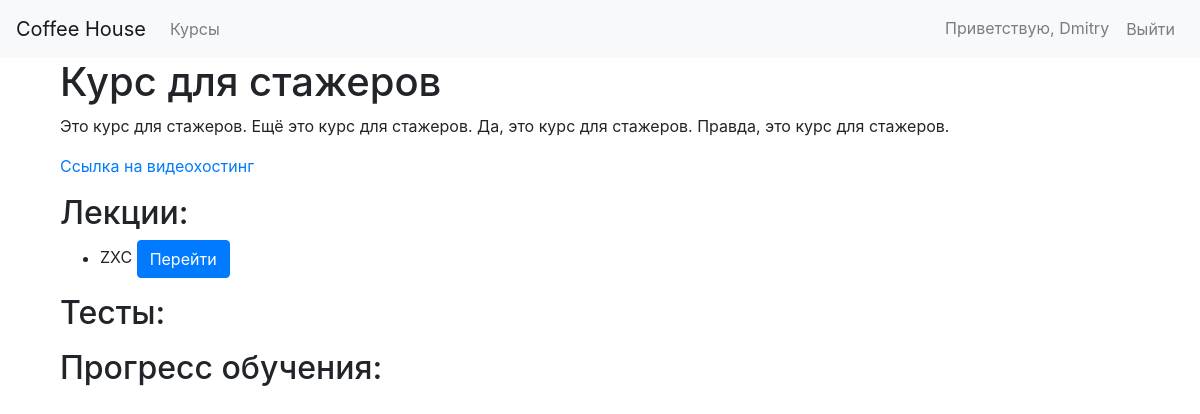
Page /courses/kurs-dlia-stazherov/ (signed in) on the committed database.
### courses/models.py (models this page shows, shortened)
class Course(models.Model):
    title = models.CharField(max_length=100)
    description = models.TextField()
    role = models.CharField(max_length=20, choices=ROLE_CHOICES)
    video_url = models.URLField(blank=True)
    course_slug = models.SlugField(unique=True, max_length=100, default='')
    users = models.ManyToManyField(UserProfile, through='LearningProgress')

class Lecture(models.Model):
    title = models.CharField(max_length=100)
    content = models.TextField()
    course = models.ForeignKey(Course, on_delete=models.CASCADE)
    lecture_slug = models.SlugField(unique=True, max_length=100, default='')

### courses/views.py (the view)
# urls.py: path('<slug:course_slug>/', views.course_detail, name='course_detail'),
@login_required
def course_detail(request, course_slug):
    course = get_object_or_404(Course, course_slug=course_slug)
    return render(request, 'course_detail.html', {'course': course})

### templates/course_detail.html (shortened to what this page needs)
{% extends 'base.html' %}
{% load static %}
{% block content %}
<div class="container">
    <h1>{{ course.title }}</h1>
    <p>{{ course.description }}</p>
    {% if course.video_url %}
    <p><a href="{{ course.video_url }}">Ссылка на видеохостинг</a></p>
    {% endif %}
        <h2>Лекции:</h2>
    <ul>
        {% for lecture in course.lecture_set.all %}
        <li>{{ lecture.title }} <a href="{% url 'lecture_detail' course.course_slug lecture.lecture_slug %}"
                                   class="btn btn-primary">Перейти</a></li>
        {% endfor %}
    </ul>
    <h2>Тесты:</h2>
    <h2>Прогресс обучения:</h2>
</div>
{% endblock %}

### templates/header.html (shortened to what this page needs)
<header>
        <nav class="navbar navbar-expand-lg navbar-light bg-light">
        <div class="collapse navbar-collapse" id="navbarNav">
            <ul class="navbar-nav mr-auto">
                {% if user.is_authenticated %}
                    <li class="nav-item">
                        <a class="navbar-brand" href="{% url 'dashboard' %}">Coffee House</a>
                    </li>
                    <li class="nav-item">
                        <a class="nav-link" href="{% url 'courses' %}">Курсы</a>
                    </li>
                {% else %}
                    <li class="nav-item">
                        <span class="navbar-brand">Coffee House</span>
                    </li>
                {% endif %}
            </ul>
            <ul class="navbar-nav">
                {% if user.is_authenticated %}
                    <li class="nav-item">
                        <a class="nav-link" href="{% url 'profile' %}">Приветствую, {{ user.username }}</a>
                    </li>
                    <li class="nav-item">
                        <form action="{% url 'logout' %}" method="post" style="padding: 0;">
                            <button type="submit" class="btn btn-link nav-link">Выйти</button>
                        </form>
                    </li>
                {% endif %}
            </ul>
        </div>
    </nav>
</header>

### rows in the picture
Course: title "Курс для стажеров", description "Это курс для стажеров. Ещё это курс для стажеров. Да, это курс для стажеров. Правда, это курс для стажеров."
Lecture: title "ZXC"

### other values in the picture
{{ user.username }} "Dmitry"
